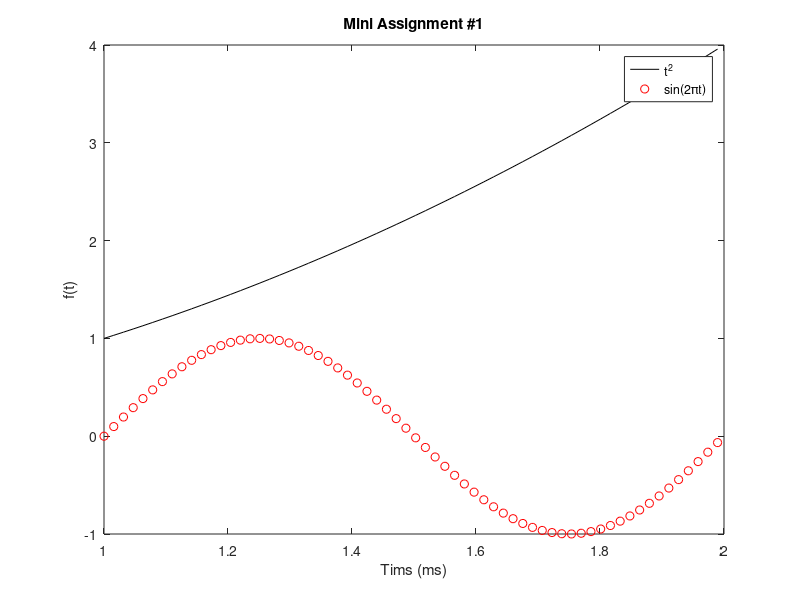

Recreate this plot in MATLAB.
% 05 10
% Plot f as a black line and g as a series of red
% circles for the range t = 1 to 2 in one figure
% f = t^2 and g = sin(2pit)
% Label each axis, and add title and legend
clc
clear

t = 1:pi / 200:2;
f = t.^2;
g = sin(2 * pi * t);
plot(t, f, 'k-', t, g, 'ro');

xlabel('Tims (ms)');
ylabel('f(t)');

title('Mini Assignment #1');
legend('t^2', 'sin(2\pit)');
 
